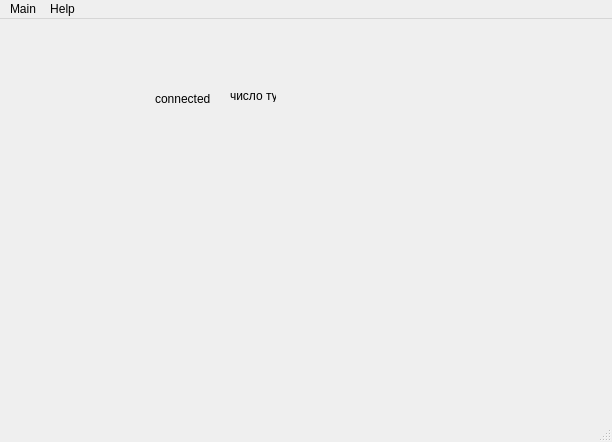
<?xml version="1.0" encoding="UTF-8"?>
<ui version="4.0">
 <class>ClientClass</class>
 <widget class="QMainWindow" name="ClientClass">
  <property name="geometry">
   <rect>
    <x>0</x>
    <y>0</y>
    <width>612</width>
    <height>442</height>
   </rect>
  </property>
  <property name="sizePolicy">
   <sizepolicy hsizetype="Minimum" vsizetype="Minimum">
    <horstretch>0</horstretch>
    <verstretch>0</verstretch>
   </sizepolicy>
  </property>
  <property name="windowTitle">
   <string>Client</string>
  </property>
  <widget class="QWidget" name="centralWidget">
   <widget class="QLabel" name="label">
    <property name="geometry">
     <rect>
      <x>155</x>
      <y>70</y>
      <width>161</width>
      <height>20</height>
     </rect>
    </property>
    <property name="text">
     <string>connected</string>
    </property>
   </widget>
   <widget class="QLabel" name="label_2">
    <property name="geometry">
     <rect>
      <x>230</x>
      <y>70</y>
      <width>46</width>
      <height>13</height>
     </rect>
    </property>
    <property name="text">
     <string>число тут</string>
    </property>
   </widget>
  </widget>
  <widget class="QMenuBar" name="menuBar">
   <property name="geometry">
    <rect>
     <x>0</x>
     <y>0</y>
     <width>612</width>
     <height>18</height>
    </rect>
   </property>
   <widget class="QMenu" name="menuHelp">
    <property name="title">
     <string>Help</string>
    </property>
    <addaction name="actionHelp"/>
    <addaction name="separator"/>
    <addaction name="actionAbout"/>
   </widget>
   <widget class="QMenu" name="menuMain">
    <property name="title">
     <string>Main</string>
    </property>
    <addaction name="actionFullScreen"/>
    <addaction name="separator"/>
    <addaction name="actionExit_2"/>
   </widget>
   <addaction name="menuMain"/>
   <addaction name="menuHelp"/>
  </widget>
  <widget class="QStatusBar" name="statusBar">
   <property name="sizeGripEnabled">
    <bool>true</bool>
   </property>
  </widget>
  <action name="actionState">
   <property name="text">
    <string>State</string>
   </property>
  </action>
  <action name="actionConnect">
   <property name="text">
    <string>Connect</string>
   </property>
  </action>
  <action name="actionDisconnect">
   <property name="text">
    <string>Disconnect</string>
   </property>
  </action>
  <action name="actionExit">
   <property name="text">
    <string>Exit</string>
   </property>
  </action>
  <action name="actionAbout">
   <property name="text">
    <string>About</string>
   </property>
  </action>
  <action name="actionHelp">
   <property name="text">
    <string>Help</string>
   </property>
  </action>
  <action name="actionFullScreen">
   <property name="checkable">
    <bool>true</bool>
   </property>
   <property name="checked">
    <bool>false</bool>
   </property>
   <property name="text">
    <string>FullScreen</string>
   </property>
   <property name="shortcutContext">
    <enum>Qt::ApplicationShortcut</enum>
   </property>
   <property name="softKeyRole">
    <enum>QAction::NoSoftKey</enum>
   </property>
  </action>
  <action name="actionExit_2">
   <property name="text">
    <string>Exit</string>
   </property>
  </action>
 </widget>
 <layoutdefault spacing="6" margin="11"/>
 <resources>
  <include location="client.qrc"/>
 </resources>
 <connections/>
</ui>
